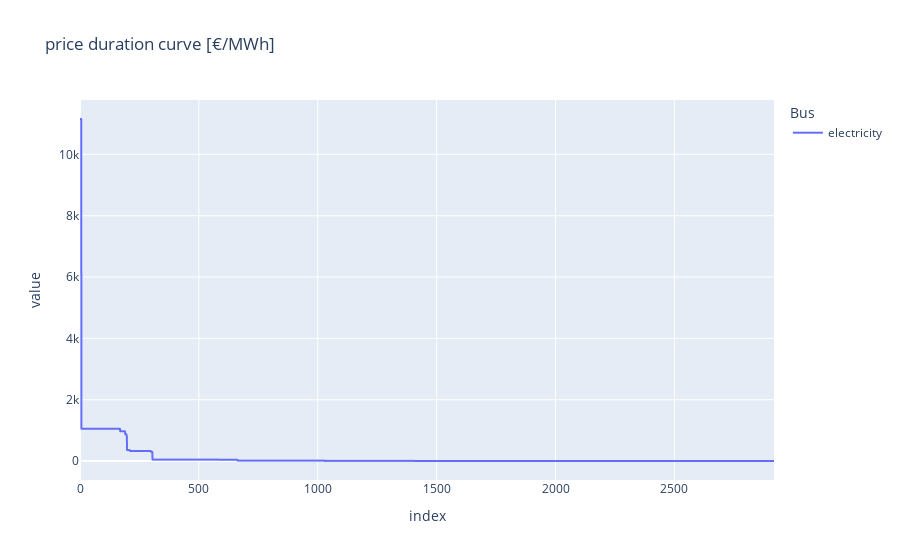

The cell this chart's notebook holds for it:
### Code cell
n.buses_t.marginal_price.sort_values(by="electricity", ascending=False).reset_index(
    drop=True
).plot(title="price duration curve [€/MWh]")

### Figure 1 — Plotly figure (JSON) as saved in the notebook; plotly's stock layout.template omitted (floating-point values rounded to 4 significant figures; data arrays with more than 128 entries replaced by an {"elided": "..."} marker saying what was removed)
{"data": [{"hovertemplate": "Bus=electricity<br>index=%{x}<br>value=%{y}<extra></extra>", "legendgroup": "electricity", "line": {"color": "#636efa", "dash": "solid"}, "marker": {"symbol": "circle"}, "mode": "lines", "name": "electricity", "showlegend": true, "type": "scattergl", "x": {"elided": "2920 int values"}, "xaxis": "x", "y": {"elided": "2920 float values"}, "yaxis": "y"}], "layout": {"legend": {"title": {"text": "Bus"}, "tracegroupgap": 0}, "title": {"text": "price duration curve [€/MWh]"}, "xaxis": {"anchor": "y", "domain": [0, 1], "title": {"text": "index"}}, "yaxis": {"anchor": "x", "domain": [0, 1], "title": {"text": "value"}}}}
